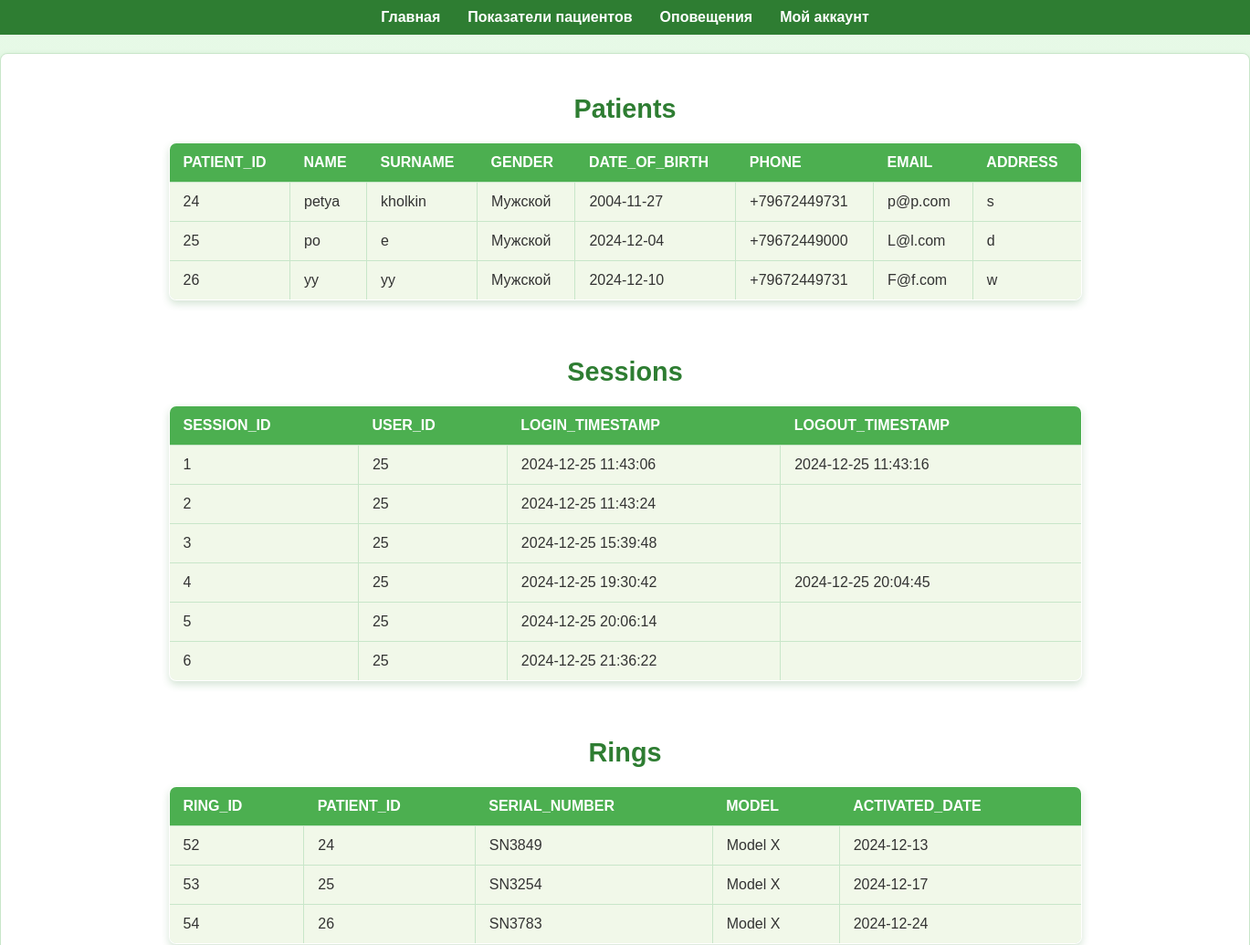
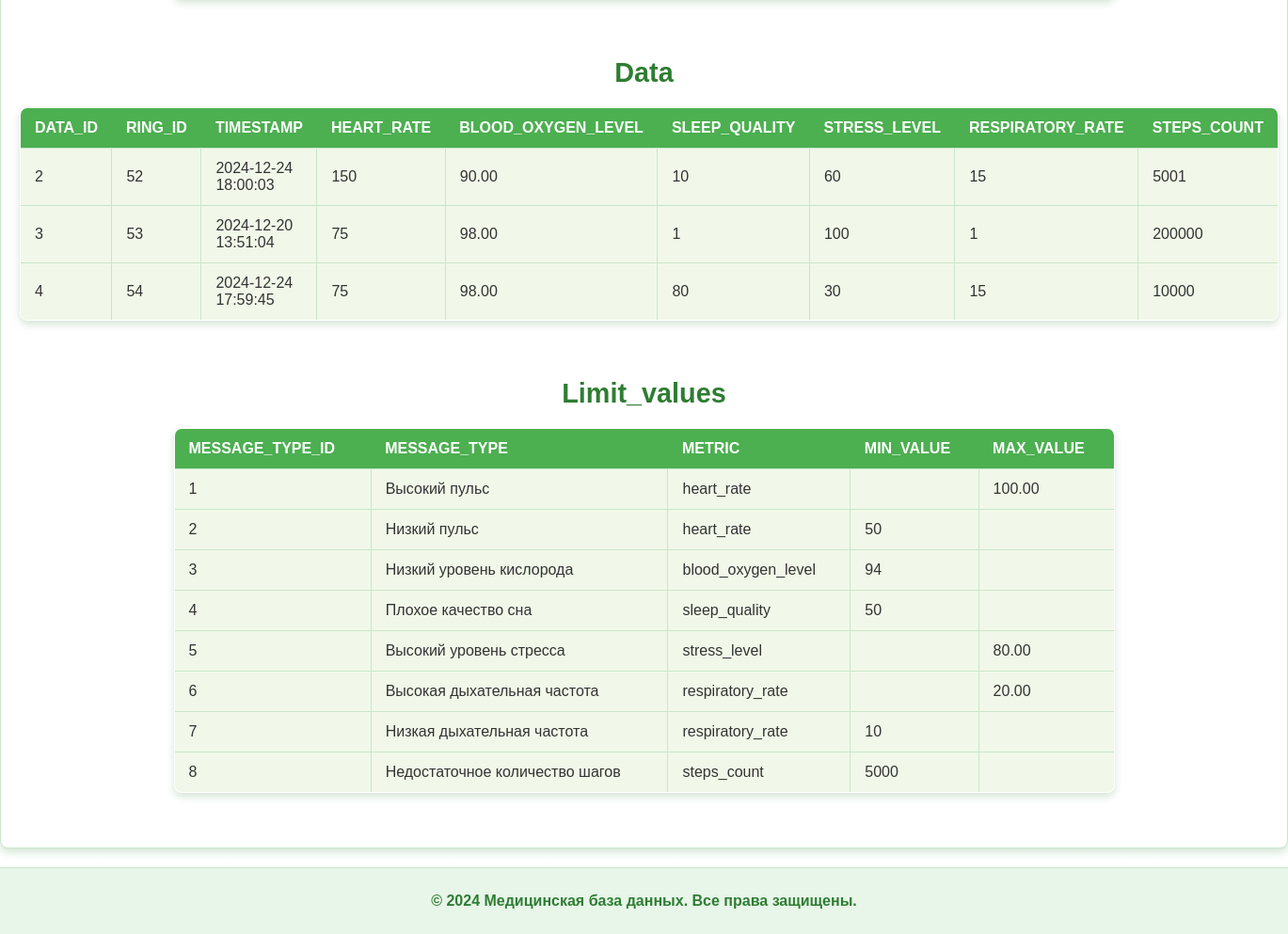
Page /tables.php (signed in) on the committed database (2 pictures, top to bottom).
### tables this page shows
CREATE TABLE `patients` (
  `patient_id` int(11) NOT NULL,
  `name` varchar(100) NOT NULL,
  `surname` varchar(100) DEFAULT NULL,
  `gender` varchar(10) DEFAULT NULL,
  `date_of_birth` date DEFAULT NULL,
  `phone` varchar(20) DEFAULT NULL,
  `email` varchar(100) DEFAULT NULL,
  `address` varchar(200) DEFAULT NULL
);

CREATE TABLE `sessions` (
  `session_id` int(11) NOT NULL,
  `user_id` int(11) NOT NULL,
  `login_timestamp` datetime NOT NULL,
  `logout_timestamp` datetime DEFAULT NULL
);

CREATE TABLE `rings` (
  `ring_id` int(11) NOT NULL,
  `patient_id` int(11) DEFAULT NULL,
  `serial_number` varchar(50) DEFAULT NULL,
  `model` varchar(50) DEFAULT NULL,
  `activated_date` date DEFAULT NULL
);

CREATE TABLE `data` (
  `data_id` int(11) NOT NULL,
  `ring_id` int(11) DEFAULT NULL,
  `timestamp` timestamp NOT NULL DEFAULT current_timestamp() ON UPDATE current_timestamp(),
  `heart_rate` int(11) DEFAULT NULL,
  `blood_oxygen_level` decimal(5,2) DEFAULT NULL,
  `sleep_quality` int(11) DEFAULT NULL,
  `stress_level` int(11) DEFAULT NULL,
  `respiratory_rate` int(11) DEFAULT NULL,
  `steps_count` int(11) DEFAULT NULL
);

CREATE TABLE `limit_values` (
  `message_type_id` int(11) NOT NULL,
  `message_type` varchar(100) NOT NULL,
  `metric` varchar(50) NOT NULL,
  `min_value` int(11) DEFAULT NULL,
  `max_value` decimal(5,2) DEFAULT NULL
);

### tables.php (the view, shortened to what this page needs)
<?php include 'includes/header.php'; ?>
<?php
$servername = "localhost";
$username = "root";
$password = "";
$dbname = "smart_rings";
$conn = new mysqli($servername, $username, $password, $dbname);
function displayTable($conn, $tableName) {
    $sql = "SELECT * FROM $tableName";
    $result = $conn->query($sql);
    if ($result->num_rows > 0) {
        echo "<h2>" . ucfirst($tableName) . "</h2>";
        echo "<table><tr>";
        while ($field_info = $result->fetch_field()) {
            echo "<th>" . htmlspecialchars($field_info->name) . "</th>";
        }
        echo "</tr>";
        while ($row = $result->fetch_assoc()) {
            echo "<tr>";
            foreach ($row as $cell) {
                echo "<td>" . htmlspecialchars($cell) . "</td>";
            }
            echo "</tr>";
        }
        echo "</table><br>";
    } else {
        echo "0 results for table: " . htmlspecialchars($tableName) . "<br>";
    }
}
$tables = ['patients', 'sessions', 'rings', 'data', 'limit_values'];
foreach ($tables as $table) {
    displayTable($conn, $table);
}
?>
<?php include 'includes/footer.php'; ?>

### includes/header.php (shortened to what this page needs)
<!DOCTYPE html>
<html lang="ru">
<head>
    <link rel="stylesheet" href="assets/css/tables.css">
    <link rel="stylesheet" href="assets/css/style.css">
</head>
<body>
    <header>
        <nav>
            <ul>
                <li><a href="tables.php">Главная</a></li>
                <li><a href="data.php">Показатели пациентов</a></li>
                <li><a href="messages.php">Оповещения</a></li>
                <li><a href="account.php">Мой аккаунт</a></li>
            </ul>
        </nav>
    </header>
    <main>

### includes/footer.php
</main>
<footer>
    <p>&copy; <?php echo date("Y"); ?> Медицинская база данных. Все права защищены.</p>
</footer>
</body>
</html>

### assets/css/tables.css (style rules this page uses)
body { font-family: Arial, sans-serif; margin: 20px; background: linear-gradient(to bottom, #e0f2e9, #ffffff); color: #333; }
h1, h2 { color: #2e7d32; text-align: center; margin-bottom: 20px; font-size: 1.8rem; }
table { width: 100%; max-width: 1000px; margin: 0 auto 20px; border-collapse: collapse; background-color: #ffffff; border-radius: 8px; overflow: hidden; box-shadow: 0 4px 8px rgba(46, 125, 50, 0.2); border: 1px solid #c8e6c9; }
th { background-color: #4caf50; color: #ffffff; font-weight: bold; padding: 12px 15px; text-transform: uppercase; text-align: left; }
td { padding: 12px 15px; border: 1px solid #c8e6c9; color: #333; background-color: #f1f8e9; }
tr:nth-child(even) { background-color: #e8f5e9; }

### assets/css/style.css (style rules this page uses)
body { font-family: Arial, sans-serif; margin: 0; padding: 0; background: linear-gradient(to bottom, #e6f9e6, #ffffff); color: #333; }
header { background-color: #2e7d32; padding: 10px 0; }
header nav ul { list-style: none; display: flex; justify-content: center; margin: 0; padding: 0; }
header nav ul li { margin: 0 15px; }
header nav ul li a { color: #fff; text-decoration: none; font-weight: bold; transition: color 0.3s ease; }
main { padding: 20px; margin: 20px auto; background-color: #ffffff; border-radius: 8px; box-shadow: 0 4px 8px rgba(46, 125, 50, 0.2); border: 1px solid #c8e6c9; }
footer { background-color: #e8f5e9; text-align: center; padding: 10px 0; color: #2e7d32; font-weight: bold; border-top: 1px solid #c8e6c9; }

### rows in the picture
patients: patient_id "24", name "petya", surname "kholkin", gender "Мужской", date_of_birth "2004-11-27", phone "+79672449731", email "p@p.com", address "s"
patients: patient_id "25", name "po", surname "e", gender "Мужской", date_of_birth "2024-12-04", phone "+79672449000", email "L@l.com", address "d"
patients: patient_id "26", cell "уу", gender "Мужской", date_of_birth "2024-12-10", phone "+79672449731", email "F@f.com", address "w"
sessions: session_id "1", user "25", login_timestamp "2024-12-25 11:43:06", logout_timestamp "2024-12-25 11:43:16"
sessions: session_id "2", user "25", login_timestamp "2024-12-25 11:43:24"
sessions: session_id "3", user "25", login_timestamp "2024-12-25 15:39:48"
sessions: session_id "4", user "25", login_timestamp "2024-12-25 19:30:42", logout_timestamp "2024-12-25 20:04:45"
sessions: session_id "5", user "25", login_timestamp "2024-12-25 20:06:14"
sessions: session_id "6", user "25", login_timestamp "2024-12-25 21:36:22"
rings: ring_id "52", patient "24", serial_number "SN3849", model "Model X", activated_date "2024-12-13"
rings: ring_id "53", patient "25", serial_number "SN3254", model "Model X", activated_date "2024-12-17"
rings: ring_id "54", patient "26", serial_number "SN3783", model "Model X", activated_date "2024-12-24"
data: data_id "2", ring "52", timestamp "2024-12-24 18:00:03", heart_rate "150", blood_oxygen_level "90.00", sleep_quality "10", stress_level "60", respiratory_rate "15", steps_count "5001"
data: data_id "3", ring "53", timestamp "2024-12-20 13:51:04", heart_rate "75", blood_oxygen_level "98.00", cell "1", stress_level "100", steps_count "200000"
data: data_id "4", ring "54", timestamp "2024-12-24 17:59:45", heart_rate "75", blood_oxygen_level "98.00", sleep_quality "80", stress_level "30", respiratory_rate "15", steps_count "10000"
limit_values: message_type_id "1", message_type "Высокий пульс", metric "heart_rate", max_value "100.00"
limit_values: message_type_id "2", message_type "Низкий пульс", metric "heart_rate", min_value "50"
limit_values: message_type_id "3", message_type "Низкий уровень кислорода", metric "blood_oxygen_level", min_value "94"
limit_values: message_type_id "4", message_type "Плохое качество сна", metric "sleep_quality", min_value "50"
limit_values: message_type_id "5", message_type "Высокий уровень стресса", metric "stress_level", max_value "80.00"
limit_values: message_type_id "6", message_type "Высокая дыхательная частота", metric "respiratory_rate", max_value "20.00"
limit_values: message_type_id "7", message_type "Низкая дыхательная частота", metric "respiratory_rate", min_value "10"
limit_values: message_type_id "8", message_type "Недостаточное количество шагов", metric "steps_count", min_value "5000"

### other values in the picture
$tableName "Patients"
$field_info->name "PATIENT_ID"
$field_info->name "NAME"
$field_info->name "SURNAME"
$field_info->name "GENDER"
$field_info->name "DATE_OF_BIRTH"
$field_info->name "PHONE"
$field_info->name "EMAIL"
$field_info->name "ADDRESS"
$tableName "Sessions"
$field_info->name "SESSION_ID"
$field_info->name "USER_ID"
$field_info->name "LOGIN_TIMESTAMP"
$field_info->name "LOGOUT_TIMESTAMP"
$tableName "Rings"
